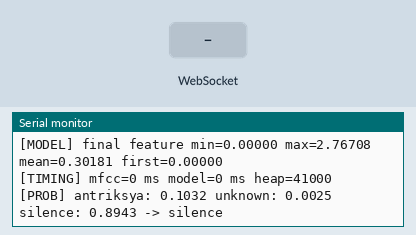
Recording of a program running on a simulated ESP32. Parts: the last lines printed to the serial monitor. Inputs (shaded band) come from the test bench. WiFi joins after 1.5 s; servers stay silent unless stated; I2S audio is not simulated (input reads silence).

Above: at 3.2 s.
3.3 s: WebSocket text "\"" received
At 4.9 s:
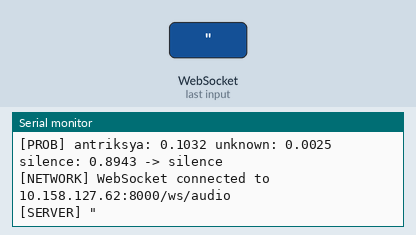
5.5 s: WebSocket text "0" received
At 6.9 s:
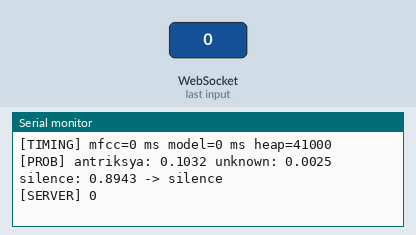

The program:

main.cpp
```cpp
#include <Arduino.h>
#include "driver/i2s.h"
#include <math.h>
#include <stdint.h>
#include <stdarg.h>
#include <string.h>

#include "model_data.h"
#include "KwsAsrStreamer.h"

// This is the feature and model contract in train_kws_model.py.
static constexpr int SAMPLE_RATE = 16000;
static constexpr int CLIP_SAMPLES = 16000;
static constexpr int FRAME_LEN = 400;
static constexpr int FRAME_STEP = 320;
static constexpr int FFT_SIZE = 512;
static constexpr int NUM_FRAMES = 49;
static constexpr int NUM_MELS = 40;
static constexpr int NUM_MFCC = 13;

// Change these three pins to match the connected I2S microphone.
static constexpr i2s_port_t I2S_PORT = I2S_NUM_0;
static constexpr int I2S_SCK_PIN = 14;
static constexpr int I2S_WS_PIN = 15;
static constexpr int I2S_SD_PIN = 32;

// Wi-Fi / asr.py connection. Move these to a git-ignored secrets.h if this
// sketch is going in version control.
static const char* WIFI_SSID = "cupnoodles";
static const char* WIFI_PASSWORD = "hotwater";
static const char* ASR_SERVER_HOST = "10.158.127.62";  // PC running asr_server.py
static const uint16_t ASR_SERVER_PORT = 8000;

static KwsAsrStreamer streamer;
static constexpr int WAKE_CLASS_INDEX = 0;  // index of "antriksya" in CLASS_NAMES
static constexpr float WAKE_THRESHOLD = 0.90f;
static bool wake_threshold_crossed(float probability) {
	static bool was_above_threshold = false;
	bool is_above_threshold = probability >= WAKE_THRESHOLD;
	bool crossed = is_above_threshold && !was_above_threshold;
	was_above_threshold = is_above_threshold;
	return crossed;
}

static int16_t* audio_buffer = nullptr;
static float* mfcc = nullptr;
static float hamming_window[FRAME_LEN];
static float (*mel_filters)[FFT_SIZE / 2 + 1] = nullptr;
static float dct_basis[NUM_MFCC][NUM_MELS];
static float* fft_real = nullptr;
static float* fft_imag = nullptr;
static float* power_spectrum = nullptr;
static float* mel_energy = nullptr;

// Two reusable workspaces hold the largest pair of adjacent tensors.
static constexpr int MAX_TENSOR_VALUES = 32 * 25 * 13;
static float* tensor_a = nullptr;
static float* tensor_b = nullptr;

static const char* const CLASS_NAMES[KWS_NUM_CLASSES] = {
	"antriksya", "unknown", "silence"
};

// Mirrors every debug line to Serial and to the asr.py web dashboard.
static void log_line(const char* fmt, ...) {
	char buffer[256];
	va_list args;
	va_start(args, fmt);
	vsnprintf(buffer, sizeof(buffer), fmt, args);
	va_end(args);
	Serial.println(buffer);
	streamer.sendLog(buffer);
}

static float hz_to_mel(float hz) {
	return 2595.0f * log10f(1.0f + hz / 700.0f);
}

static float mel_to_hz(float mel) {
	return 700.0f * (powf(10.0f, mel / 2595.0f) - 1.0f);
}

static void initialize_features() {
	for (int i = 0; i < FRAME_LEN; ++i) {
		hamming_window[i] = 0.54f - 0.46f * cosf(
			2.0f * PI * i / static_cast<float>(FRAME_LEN - 1));
	}

	float mel_min = hz_to_mel(300.0f);
	float mel_max = hz_to_mel(8000.0f);
	int bins[NUM_MELS + 2];
	for (int i = 0; i < NUM_MELS + 2; ++i) {
		float mel = mel_min + (mel_max - mel_min) * i / (NUM_MELS + 1.0f);
		bins[i] = static_cast<int>(floorf(
			(FFT_SIZE + 1) * mel_to_hz(mel) / SAMPLE_RATE));
	}

	memset(mel_filters, 0,
	       NUM_MELS * (FFT_SIZE / 2 + 1) * sizeof(float));
	for (int m = 0; m < NUM_MELS; ++m) {
		int left = bins[m];
		int center = bins[m + 1];
		int right = bins[m + 2];
		for (int f = left; f < center && f <= FFT_SIZE / 2; ++f) {
			mel_filters[m][f] = (f - left) / (center - left + 1e-8f);
		}
		for (int f = center; f < right && f <= FFT_SIZE / 2; ++f) {
			mel_filters[m][f] = (right - f) / (right - center + 1e-8f);
		}
	}

	for (int k = 0; k < NUM_MFCC; ++k) {
		float factor = k == 0 ? sqrtf(1.0f / NUM_MELS)
							  : sqrtf(2.0f / NUM_MELS);
		for (int m = 0; m < NUM_MELS; ++m) {
			dct_basis[k][m] = factor * cosf(
				PI * (m + 0.5f) * k / NUM_MELS);
		}
	}
}

static void fft_512() {
	for (int i = 0, j = 0; i < FFT_SIZE; ++i) {
		if (i < j) {
			float real = fft_real[i];
			fft_real[i] = fft_real[j];
			fft_real[j] = real;
			float imag = fft_imag[i];
			fft_imag[i] = fft_imag[j];
			fft_imag[j] = imag;
		}
		int bit = FFT_SIZE >> 1;
		while (j >= bit && bit > 0) {
			j -= bit;
			bit >>= 1;
		}
		j += bit;
	}

	for (int length = 2; length <= FFT_SIZE; length <<= 1) {
		float angle = -2.0f * PI / length;
		float step_real = cosf(angle);
		float step_imag = sinf(angle);
		for (int start = 0; start < FFT_SIZE; start += length) {
			float current_real = 1.0f;
			float current_imag = 0.0f;
			int half = length >> 1;
			for (int offset = 0; offset < half; ++offset) {
				int even = start + offset;
				int odd = even + half;
				float odd_real = fft_real[odd] * current_real -
								 fft_imag[odd] * current_imag;
				float odd_imag = fft_real[odd] * current_imag +
								 fft_imag[odd] * current_real;
				fft_real[odd] = fft_real[even] - odd_real;
				fft_imag[odd] = fft_imag[even] - odd_imag;
				fft_real[even] += odd_real;
				fft_imag[even] += odd_imag;
				float next_real = current_real * step_real -
								  current_imag * step_imag;
				current_imag = current_real * step_imag +
								current_imag * step_real;
				current_real = next_real;
			}
		}
	}
}

static bool extract_mfcc() {
	for (int frame = 0; frame < NUM_FRAMES; ++frame) {
		int start = frame * FRAME_STEP;
		for (int i = 0; i < FFT_SIZE; ++i) {
			fft_real[i] = 0.0f;
			fft_imag[i] = 0.0f;
		}
		for (int i = 0; i < FRAME_LEN; ++i) {
			float current = audio_buffer[start + i] / 32768.0f;
			float previous = start + i == 0
				? current
				: audio_buffer[start + i - 1] / 32768.0f;
			fft_real[i] = (current - 0.97f * previous) * hamming_window[i];
		}

		fft_512();
		for (int f = 0; f <= FFT_SIZE / 2; ++f) {
			power_spectrum[f] = (fft_real[f] * fft_real[f] +
								 fft_imag[f] * fft_imag[f]) / FFT_SIZE;
		}
		for (int m = 0; m < NUM_MELS; ++m) {
			float energy = 0.0f;
			for (int f = 0; f <= FFT_SIZE / 2; ++f) {
				energy += mel_filters[m][f] * power_spectrum[f];
			}
			mel_energy[m] = logf(fmaxf(energy, 1e-6f));
		}
		for (int k = 0; k < NUM_MFCC; ++k) {
			float coefficient = 0.0f;
			for (int m = 0; m < NUM_MELS; ++m) {
				coefficient += dct_basis[k][m] * mel_energy[m];
			}
			mfcc[frame * NUM_MFCC + k] = coefficient;
		}
	}

	const int feature_count = NUM_FRAMES * NUM_MFCC;
	float mean = 0.0f;
	for (int i = 0; i < feature_count; ++i) mean += mfcc[i];
	mean /= feature_count;
	float variance = 0.0f;
	for (int i = 0; i < feature_count; ++i) {
		float difference = mfcc[i] - mean;
		variance += difference * difference;
	}
	float standard_deviation = sqrtf(variance / feature_count) + 1e-6f;
	for (int i = 0; i < feature_count; ++i) {
		mfcc[i] = (mfcc[i] - mean) / standard_deviation;
	}
	return true;
}

static float relu(float value) {
	return value > 0.0f ? value : 0.0f;
}

static void standard_convolution(const float* input, float* output,
								 int input_channels, int input_height,
								 int input_width, int output_channels,
								 int output_height, int stride_height,
								 const int8_t* weights, float weight_scale,
								 const float* bias, int kernel_height,
								 int kernel_width) {
	for (int oc = 0; oc < output_channels; ++oc) {
		for (int oy = 0; oy < output_height; ++oy) {
			for (int ox = 0; ox < input_width; ++ox) {
				float sum = bias[oc];
				for (int ic = 0; ic < input_channels; ++ic) {
					for (int ky = 0; ky < kernel_height; ++ky) {
						int iy = oy * stride_height + ky - kernel_height / 2;
						if (iy < 0 || iy >= input_height) continue;
						for (int kx = 0; kx < kernel_width; ++kx) {
							int ix = ox + kx - kernel_width / 2;
							if (ix < 0 || ix >= input_width) continue;
							int input_index = (ic * input_height + iy) * input_width + ix;
							int weight_index = (((oc * input_channels + ic) *
												 kernel_height + ky) * kernel_width) + kx;
							sum += input[input_index] * weights[weight_index] * weight_scale;
						}
					}
				}
				output[(oc * output_height + oy) * input_width + ox] = relu(sum);
			}
		}
	}
}

static void depthwise_convolution(const float* input, float* output,
								  int channels, int input_height,
								  int output_height, int width,
								  int stride_height, const int8_t* weights,
								  float weight_scale) {
	for (int c = 0; c < channels; ++c) {
		for (int oy = 0; oy < output_height; ++oy) {
			for (int ox = 0; ox < width; ++ox) {
				float sum = 0.0f;
				for (int ky = 0; ky < 3; ++ky) {
					int iy = oy * stride_height + ky - 1;
					if (iy < 0 || iy >= input_height) continue;
					for (int kx = 0; kx < 3; ++kx) {
						int ix = ox + kx - 1;
						if (ix < 0 || ix >= width) continue;
						int input_index = (c * input_height + iy) * width + ix;
						int weight_index = (c * 3 + ky) * 3 + kx;
						sum += input[input_index] * weights[weight_index] * weight_scale;
					}
				}
				// PyTorch applies ReLU after the pointwise convolution, not here.
				output[(c * output_height + oy) * width + ox] = sum;
			}
		}
	}
}

static int run_model(float probabilities[KWS_NUM_CLASSES]) {
	standard_convolution(mfcc, tensor_a, 1, 49, 13, 16, 25, 2,
						 conv0_weights, conv0_scale, conv0_bias, 5, 3);
	depthwise_convolution(tensor_a, tensor_b, 16, 25, 25, 13, 1,
						  ds1_dw_weights, ds1_dw_scale);
	standard_convolution(tensor_b, tensor_a, 16, 25, 13, 32, 25, 1,
						 ds1_pw_weights, ds1_pw_scale, ds1_pw_bias, 1, 1);
	depthwise_convolution(tensor_a, tensor_b, 32, 25, 13, 13, 2,
						  ds2_dw_weights, ds2_dw_scale);
	standard_convolution(tensor_b, tensor_a, 32, 13, 13, 32, 13, 1,
						 ds2_pw_weights, ds2_pw_scale, ds2_pw_bias, 1, 1);
	depthwise_convolution(tensor_a, tensor_b, 32, 13, 13, 13, 1,
						  ds3_dw_weights, ds3_dw_scale);
	standard_convolution(tensor_b, tensor_a, 32, 13, 13, 48, 13, 1,
						 ds3_pw_weights, ds3_pw_scale, ds3_pw_bias, 1, 1);

	float logits[KWS_NUM_CLASSES];
	for (int c = 0; c < KWS_NUM_CLASSES; ++c) {
		float pooled = 0.0f;
		for (int i = 0; i < 13 * 13; ++i) pooled += tensor_a[c * 13 * 13 + i];
		pooled /= 169.0f;
		logits[c] = fc_bias[c];
		for (int i = 0; i < 48; ++i) {
			float channel_average = 0.0f;
			for (int p = 0; p < 169; ++p) channel_average += tensor_a[i * 169 + p];
			logits[c] += (channel_average / 169.0f) * fc_weights[c * 48 + i] * fc_scale;
		}
	}

	float largest = logits[0];
	for (int c = 1; c < KWS_NUM_CLASSES; ++c) largest = fmaxf(largest, logits[c]);
	float total = 0.0f;
	for (int c = 0; c < KWS_NUM_CLASSES; ++c) {
		probabilities[c] = expf(logits[c] - largest);
		total += probabilities[c];
	}
	int prediction = 0;
	for (int c = 0; c < KWS_NUM_CLASSES; ++c) {
		probabilities[c] /= total;
		if (probabilities[c] > probabilities[prediction]) prediction = c;
	}
	return prediction;
}

static void initialize_i2s() {
	i2s_config_t config = {};
	config.mode = static_cast<i2s_mode_t>(I2S_MODE_MASTER | I2S_MODE_RX);
	config.sample_rate = SAMPLE_RATE;
	config.bits_per_sample = I2S_BITS_PER_SAMPLE_16BIT;
	config.channel_format = I2S_CHANNEL_FMT_ONLY_LEFT;
	config.communication_format = I2S_COMM_FORMAT_STAND_I2S;
	config.intr_alloc_flags = ESP_INTR_FLAG_LEVEL1;
	config.dma_buf_count = 8;
	config.dma_buf_len = 512;
	config.use_apll = false;
	config.tx_desc_auto_clear = false;
	config.fixed_mclk = 0;
	i2s_pin_config_t pins = {};
	pins.bck_io_num = I2S_SCK_PIN;
	pins.ws_io_num = I2S_WS_PIN;
	pins.data_out_num = I2S_PIN_NO_CHANGE;
	pins.data_in_num = I2S_SD_PIN;
	i2s_driver_install(I2S_PORT, &config, 0, nullptr);
	i2s_set_pin(I2S_PORT, &pins);
}

static void read_audio_window() {
	size_t bytes_read = 0;
	size_t bytes_remaining = CLIP_SAMPLES * sizeof(audio_buffer[0]);
	uint8_t* destination = reinterpret_cast<uint8_t*>(audio_buffer);
	while (bytes_remaining > 0) {
		i2s_read(I2S_PORT, destination, bytes_remaining, &bytes_read, portMAX_DELAY);
		destination += bytes_read;
		bytes_remaining -= bytes_read;
	}
}

static void measure_audio_window(float& rms, int16_t& minimum, int16_t& maximum) {
	double sum_squared = 0.0;
	minimum = INT16_MAX;
	maximum = INT16_MIN;
	for (int i = 0; i < CLIP_SAMPLES; ++i) {
		int16_t sample = audio_buffer[i];
		if (sample < minimum) minimum = sample;
		if (sample > maximum) maximum = sample;
		sum_squared += static_cast<double>(sample) * sample;
	}
	rms = sqrtf(static_cast<float>(sum_squared / CLIP_SAMPLES));
}

static void print_feature_debug() {
	float minimum = mfcc[0];
	float maximum = mfcc[0];
	float mean = 0.0f;
	for (int i = 0; i < NUM_FRAMES * NUM_MFCC; ++i) {
		minimum = fminf(minimum, mfcc[i]);
		maximum = fmaxf(maximum, mfcc[i]);
		mean += mfcc[i];
	}
	mean /= NUM_FRAMES * NUM_MFCC;
	log_line("[MFCC] min=%.3f max=%.3f mean=%.3f first=[%.3f,%.3f,%.3f]",
			  minimum, maximum, mean, mfcc[0], mfcc[1], mfcc[2]);
}

static void print_layer_debug() {
	float minimum = tensor_a[0];
	float maximum = tensor_a[0];
	float mean = 0.0f;
	for (int i = 0; i < 48 * 13 * 13; ++i) {
		minimum = fminf(minimum, tensor_a[i]);
		maximum = fmaxf(maximum, tensor_a[i]);
		mean += tensor_a[i];
	}
	mean /= 48.0f * 13.0f * 13.0f;
	log_line("[MODEL] final feature min=%.5f max=%.5f mean=%.5f first=%.5f",
			  minimum, maximum, mean, tensor_a[0]);
}

void setup() {
	Serial.begin(115200);
	delay(500);
	audio_buffer = static_cast<int16_t*>(malloc(CLIP_SAMPLES * sizeof(int16_t)));
	mfcc = static_cast<float*>(malloc(NUM_FRAMES * NUM_MFCC * sizeof(float)));
	mel_filters = static_cast<float (*)[FFT_SIZE / 2 + 1]>(
		malloc(NUM_MELS * (FFT_SIZE / 2 + 1) * sizeof(float)));
	fft_real = static_cast<float*>(malloc(FFT_SIZE * sizeof(float)));
	fft_imag = static_cast<float*>(malloc(FFT_SIZE * sizeof(float)));
	power_spectrum = static_cast<float*>(malloc((FFT_SIZE / 2 + 1) * sizeof(float)));
	mel_energy = static_cast<float*>(malloc(NUM_MELS * sizeof(float)));
	tensor_a = static_cast<float*>(malloc(MAX_TENSOR_VALUES * sizeof(float)));
	tensor_b = static_cast<float*>(malloc(MAX_TENSOR_VALUES * sizeof(float)));
	if (!audio_buffer || !mfcc || !mel_filters || !fft_real || !fft_imag ||
		!power_spectrum || !mel_energy || !tensor_a || !tensor_b) {
		Serial.println("ERROR: insufficient heap for KWS buffers");
		while (true) delay(1000);
	}
	initialize_features();
	initialize_i2s();
	streamer.begin(WIFI_SSID, WIFI_PASSWORD, ASR_SERVER_HOST, ASR_SERVER_PORT, "/ws/audio");
	log_line("antriksya KWS ready: heap=%u bytes, I2S pins BCLK=%d WS=%d SD=%d",
			  ESP.getFreeHeap(), I2S_SCK_PIN, I2S_WS_PIN, I2S_SD_PIN);
}

void loop() {
	streamer.loop();  // must be called every iteration to keep the socket alive

	read_audio_window();
	float rms = 0.0f;
	int16_t minimum = 0;
	int16_t maximum = 0;
	measure_audio_window(rms, minimum, maximum);
	uint32_t feature_start = micros();
	extract_mfcc();
	uint32_t feature_time = micros() - feature_start;
	float probabilities[KWS_NUM_CLASSES];
	uint32_t model_start = micros();
	int prediction = run_model(probabilities);
	uint32_t model_time = micros() - model_start;
	log_line("[AUDIO] rms=%.1f norm=%.4f peak=[%d,%d] samples=[%d,%d,%d,%d]",
			  rms, rms / 32768.0f, minimum, maximum,
			  audio_buffer[0], audio_buffer[1], audio_buffer[2], audio_buffer[3]);
	print_feature_debug();
	print_layer_debug();
	log_line("[TIMING] mfcc=%lu ms model=%lu ms heap=%u",
			  feature_time / 1000, model_time / 1000, ESP.getFreeHeap());
	log_line("[PROB] antriksya: %.4f unknown: %.4f silence: %.4f -> %s",
			  probabilities[0], probabilities[1], probabilities[2],
			  CLASS_NAMES[prediction]);

	// Duty cycle of the capture window spent on feature extraction + inference.
	uint32_t compute_time_us = feature_time + model_time;
	float cpu_percent = 100.0f * compute_time_us / 1000000.0f;
	streamer.sendMetrics(CLASS_NAMES[prediction], cpu_percent);

	bool wake_detected = wake_threshold_crossed(
		probabilities[WAKE_CLASS_INDEX]);
	if (prediction == WAKE_CLASS_INDEX && wake_detected) {
		log_line("detected");
		streamer.wakeDetected(CLASS_NAMES[WAKE_CLASS_INDEX]);
		streamer.sendAudio(audio_buffer, CLIP_SAMPLES);
		streamer.endStream(CLIP_SAMPLES * 1000UL / SAMPLE_RATE);
	}
}
```

KwsAsrStreamer.h
```cpp
#pragma once

#include <Arduino.h>
#include <WebSocketsClient.h>

class KwsAsrStreamer {
public:
	void begin(const char* ssid, const char* password, const char* host,
			  uint16_t port, const char* path);
	void loop();
	void sendLog(const char* text);
	void sendMetrics(const char* state, float cpu_percent);
	void wakeDetected(const char* keyword);
	void sendAudio(const int16_t* samples, size_t sample_count);
	void endStream(uint32_t duration_ms);

private:
	WebSocketsClient websocket;
	bool connected = false;
	String wifi_ssid;
	String wifi_password;
	String server_host;
	String server_path;
	uint16_t server_port = 0;
	unsigned long last_diagnostic = 0;
	unsigned long last_wifi_retry = 0;
	unsigned long last_scan = 0;

	void sendEvent(const String& event);
	void printNetworkDiagnostic();
	static String escapeJson(const char* text);
	static void handleEvent(WStype_t type, uint8_t* payload, size_t length);
};
```

Source omitted: model_data.h (data table, 25183 bytes), KwsAsrStreamer.cpp (5511 bytes)

Measured:
- after the input at 3.3 s, the serial monitor: prints a new line after 0.76 s (image 1)
- after the input at 5.5 s, the serial monitor: prints a new line after 0.61 s (image 2)
